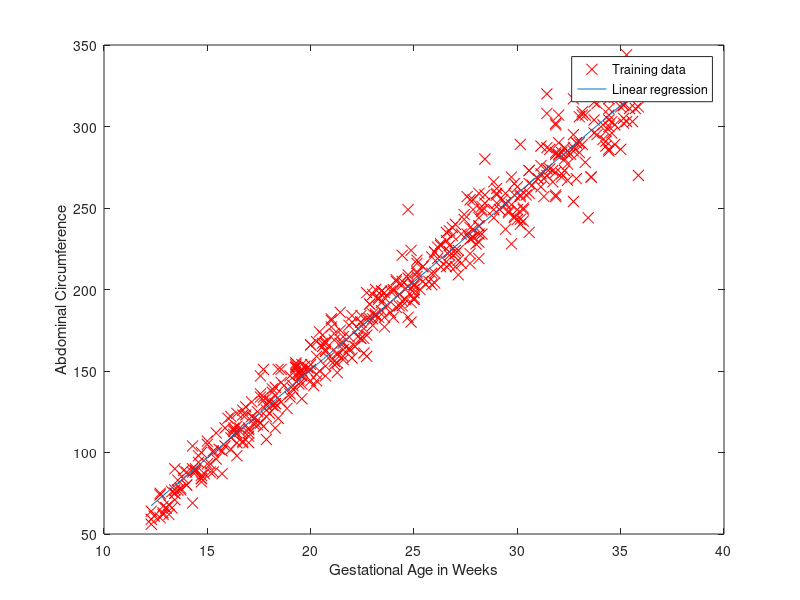

Source code (MATLAB):
% predict the temperature by calculating the rate at which crickets chirp
% 通过蟋蟀鸣叫的速率来预测温度

% load data from text file
% column1: temperature column2: chirps
data = load('ac.dat');
length(data)


% Define x and y
% x the feature, we have only one 
% y is the output, as this is supervisor leanring
% c(1,:) % will print all headers;         c(2:end,:) % will all  data rows
training_data_length =  ceil(length(data) * 0.8);
x = data(1:training_data_length,2);
y = data(1:training_data_length,3);


function plotData(x, y)
    plot(x, y, 'rx', 'MarkerSize', 8);
    xlabel('Gestational Age in Weeks'); % Set the x-axis label
    ylabel('Abdominal Circumference'); % Set the y-axis label
    fprintf('Program paused. Press enter to continue.\n');
end

plotData(x, y);
pause;


% Add a column of all ones (intercept term) to x
% 这个新加的 [1, .... , 1]T 是 x0, 初始值是1
X = [ones(training_data_length, 1) x];


% calculte Theta
theta = (pinv(X' * X)) * X' * y;
% theta = [24.9660; 3.3058]
% 所以我们的hypothesis 为 y = 24.9660 + 3.3058 * x
theta
theta(1), theta(2)


hold on; % this keeps our previous plot of the training data visible
plot(X(:,2), X*theta, '-')
legend('Training data', 'Linear regression')
hold off % Don't put any more plots on this figure


% 计算误差
x_test = data(training_data_length+1 : end, 2);
X_test = [ones(length(data) -training_data_length, 1) x_test];

y_test= data(training_data_length+1 : end, 3);


% 用测试的数据集计算误差为19.73%
y_test_pred = theta(1) + theta(2) * x_test;
error = sum(sqrt((y_test_pred - y_test) .^ 2)) / length(y_test);

%  如果用训练的数据误差只有8.918%
% y_test_pred = theta(1) + theta(2) * x;
% error = sum(sqrt((y_test_pred - y) .^ 2)) / length(y);

printf("error of hypothesis is %.4d%% \n", error);

